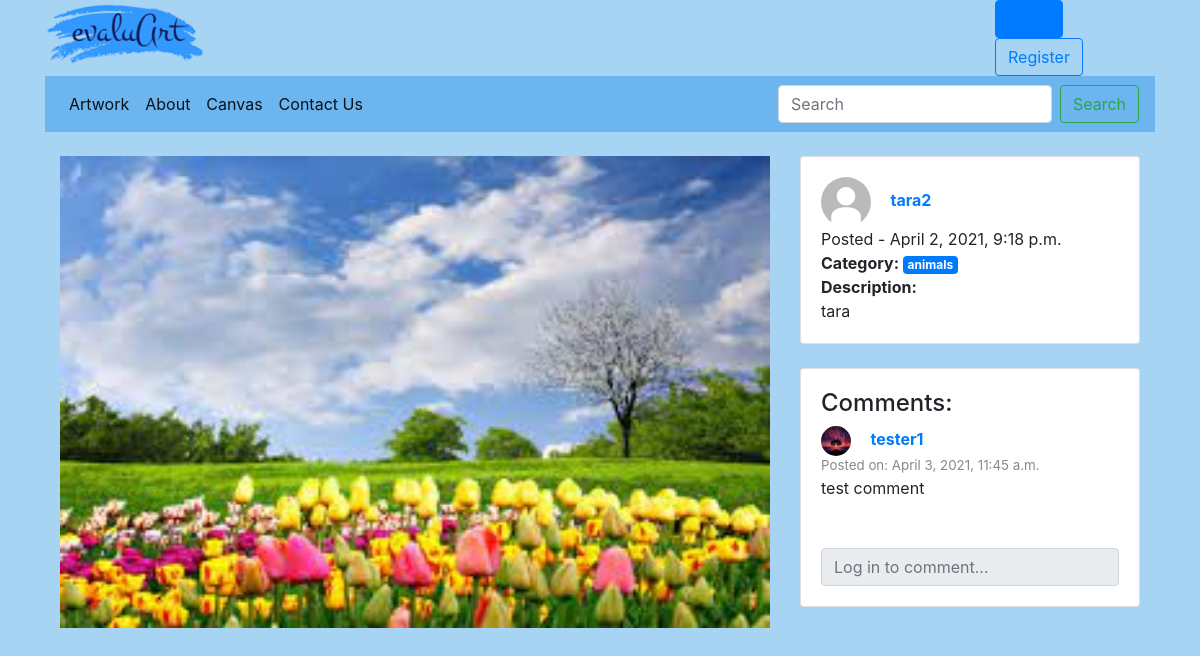
The app's page /evaluArt/artwork/1/, older data.
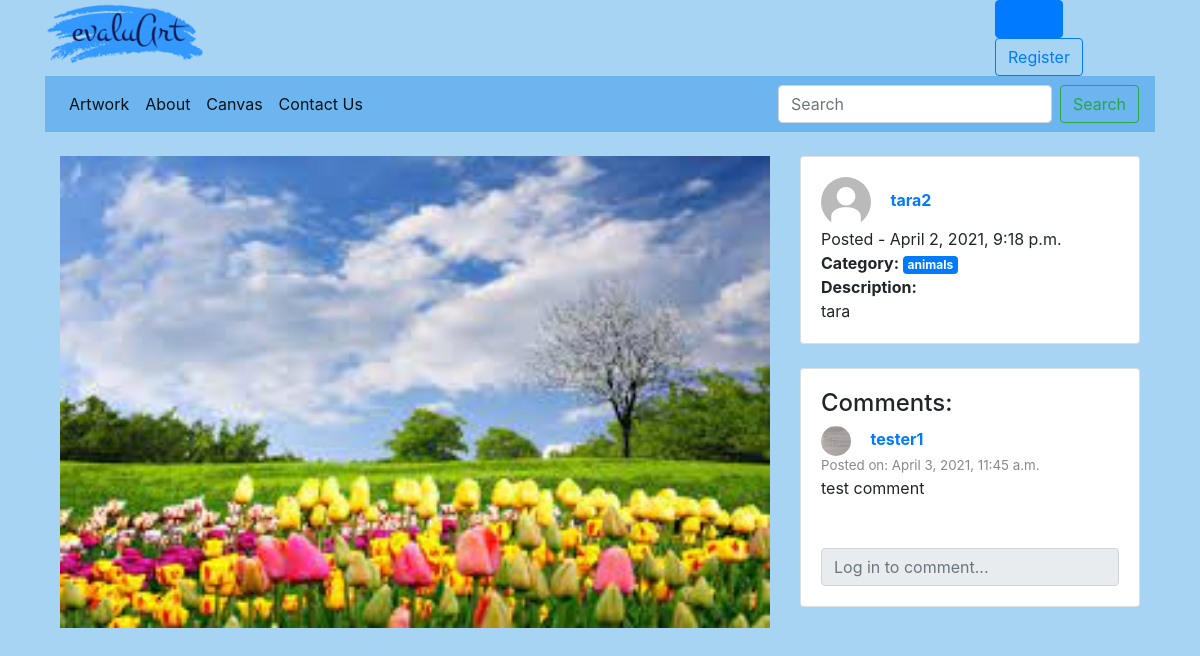
The same page, newer data.
### evaluArt/models.py (models this page shows, shortened)
class Comments(models.Model):
    user = models.ForeignKey(UserProfile, related_name="profile", on_delete=models.CASCADE)
    artwork = models.ForeignKey(Artwork, related_name="artwork", on_delete=models.CASCADE)
    text = models.TextField()
    date = models.DateTimeField(auto_now_add=True)

class UserProfile(models.Model):
    user = models.OneToOneField(User, on_delete=models.CASCADE)
    experience = models.CharField(max_length=12, choices=EXPERIENCE, default='1')
    picture = models.ImageField(upload_to='profile_images', default='default/default.jpg', blank=True)
    description = models.TextField(editable = True, blank = True)

### evaluArt/views.py (the view)
# urls.py: path('artwork/<int:pk>/', views.show_artwork, name='show_artwork'),
def show_artwork(request, pk):
    artwork = Artwork.objects.filter(pk = pk)[0]
    profile = artwork.user
    comments = Comments.objects.filter(artwork=artwork)
    context_dict={}
    context_dict['artwork'] = artwork
    context_dict['profile'] = profile
    context_dict['comments'] = comments
    comment_form = CommentForm()
    if request.method == 'POST':
        f = CommentForm(request.POST)
        if f.is_valid():
            comment = f.save(commit=False)
            comment.user = UserProfile.objects.filter(user = request.user)[0]
            comment.artwork = context_dict['artwork']
            comment.save()
            return redirect(reverse('evaluArt:show_artwork', kwargs={'pk':pk}))
    else:
        context_dict['comment_form'] = comment_form
    return render(request, 'evaluArt/show_artwork.html', context=context_dict)

### evaluArt/forms.py
class CommentForm(forms.ModelForm):
    class Meta:
        model = Comments
        fields = ('text',)
        widgets = {
            'text': forms.TextInput(attrs={'class':'form-control', 'placeholder':'Post a comment...'}),
        }

### evaluArt/models.py (called while the page is built)
    def __str__(self):
        return self.name

### templates/evaluArt/show_artwork.html (shortened to what this page needs)
{% extends "evaluArt/base.html"  %}
{% load staticfiles %}
{% block header_block %}
    <link rel="stylesheet" type="text/css" href="{% static 'css/show_artwork.css' %}?{% now 'U' %}">
{% endblock %}
{% block content_block %}
<br>
<div class="container">
    <div class="row">
        <div class="col-md-8">
            <img class="artwork" src={{ artwork.picture.url }}>
        </div>
        <div class="col-md-4">
            <div class="card" id="profile_description">
                <div class="card-body">
                    <a href="{% url 'evaluArt:show_account' profile.user.username %}">
                        <img id="uploader_pp" src={{ profile.picture.url }}>
                        <strong>
                        {{ profile.user.username }}
                        </strong>
                    </a>
                    <br>
                    Posted - {{ artwork.date_posted }}<br>
                    <strong>Category: </strong>
                    <span class="badge badge-primary">{{ artwork.category }}</span>
                    <br>
                    <strong>Description: </strong><br>
                    {{ artwork.description }}
                </div>
            </div>
            <br>
            <div class="card" id="comments">
                <div class="card-body">
                    <div class="comment_div overflow-auto" >
                        <div class="comments_body">
                            {% if comments %}
                                <h4>Comments: </h4>
                                {% for c in comments %}
                                    <div class="comment_placeholder">
                                        <a href= "{% url 'evaluArt:show_account' c.user.user.username %}">
                                            <img class="comment_pp" src={{ c.user.picture.url }}>
                                            <strong>{{ c.user.user.username }}</strong>
                                        </a>
                                        <div class="posted">Posted on: {{ c.date }} </div>
                                        <div class="comment_text">
                                            {{ c.text }}
                                        </div>
                                    </div>
                                {% endfor %}
                            {% else %}
                                <h4>No comments yet...</h4>
                            {% endif %}
                        </div>
                    </div>
                    <br><br>
                    {% if user.is_authenticated %}
                    <div class="form-group">
                        <form  id="comment_form" method="post" action="{% url 'evaluArt:show_artwork' artwork.pk %}" enctype="multipart/form-data">
                            {% csrf_token %}
                            {{ comment_form.as_p }}
                            <input type="submit" name="submit" value="Comment" />
                        </form>
                    </div>
                    {% else %}
                        <input class="form-control" type="text" placeholder="Log in to comment..." readonly>
                    {% endif %}
                </div>
            </div>
        </div>
    </div>
</div>
{% endblock %}

Row changes from the older to the newer data that the page shows:
changed through a linked row, Comments "test comment": user.picture: a different picture
